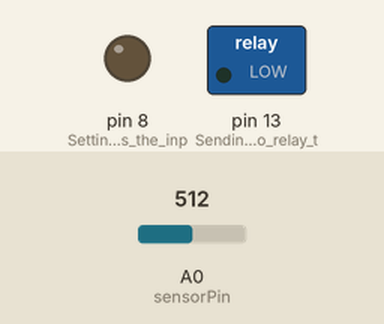
The sketch below on a simulated Arduino Uno, built with avr-gcc and run on an emulated ATmega328P. Parts: switched loads named in the sketch (green lamp = pin HIGH), output pins drawn as LEDs (lit = HIGH). The test bench sets the inputs (shaded band); at power-on: A0 (sensorPin) = 512.

Above: at 1.2 s.
1.3 s: A0 (sensorPin) set to 535
At 1.9 s:
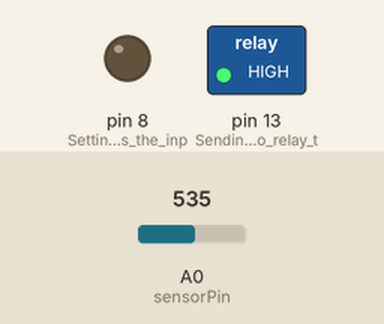
3.1 s: A0 (sensorPin) set to 511
At 4.4 s:
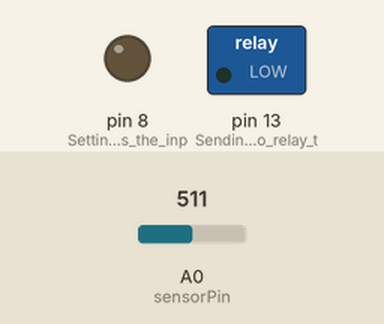
4.7 s: A0 (sensorPin) set to 716
At 5.7 s:
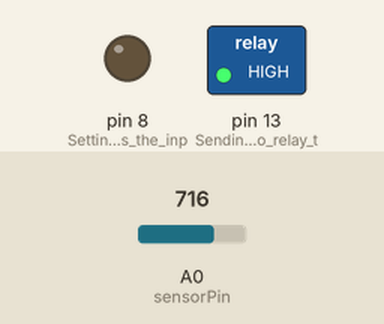
Timing chart, 0 to 7.7 s (numbered marks = the images above; inputs shaded):
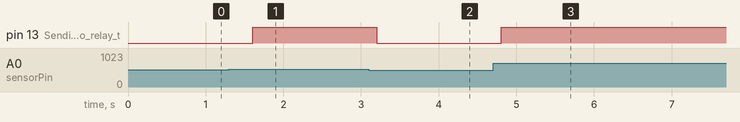

Measured:
- the behaviour switches between 520 and 521 on A0 (sensorPin) (found by bisection; images 0 and 1)
- after the input at 1.3 s, pin 13 (Sending_signal_to_relay_t): LOW → HIGH after 0.30 s
- after the input at 3.1 s, pin 13 (Sending_signal_to_relay_t): HIGH → LOW after 0.11 s
- after the input at 4.7 s, pin 13 (Sending_signal_to_relay_t): LOW → HIGH after 0.11 s

The sketch:

fertilizxersensor.ino
```cpp
//Relay Sensor Integer value
int relay = 13;
int sensor = 8;
int sensor1;
int sensorPin = A0;
int val;
int val1;


void setup() {
  // put your setup code here, to run once:
  pinMode(13, OUTPUT); //Sending signal to relay through pin 13
  pinMode(8, OUTPUT); //Setting ping 8 as the input pin in order to reieve data

}

void loop() {
  // put your main code here, to run repeatedly:
sensor1 = analogRead(sensorPin);
Serial.print("\n\nAnalogValue:");
Serial.print(sensor1);
val1 = map(sensor1, 1023, 200, 0, 100);
Serial.print("\nPercentValue: ");
Serial.print(val1);
Serial.print("%");


  if(val1 <= 60 && val1 > 0)
  {
    digitalWrite(13,HIGH); //sendinglow value to the relay
    digitalWrite(10,HIGH);
       digitalWrite(9,LOW);
     digitalWrite(7,LOW);
  }
  else if (val1 >= 75 && val1 >= 66)
  {
    digitalWrite(7,HIGH);
     digitalWrite(9,LOW);
     digitalWrite(10,LOW);
  }
  else
  {
    digitalWrite(13,LOW); //sends high value to the relay
    digitalWrite(9,HIGH);
    digitalWrite(7,LOW);
    digitalWrite(10,LOW);
  }
delay(400);


}
```
